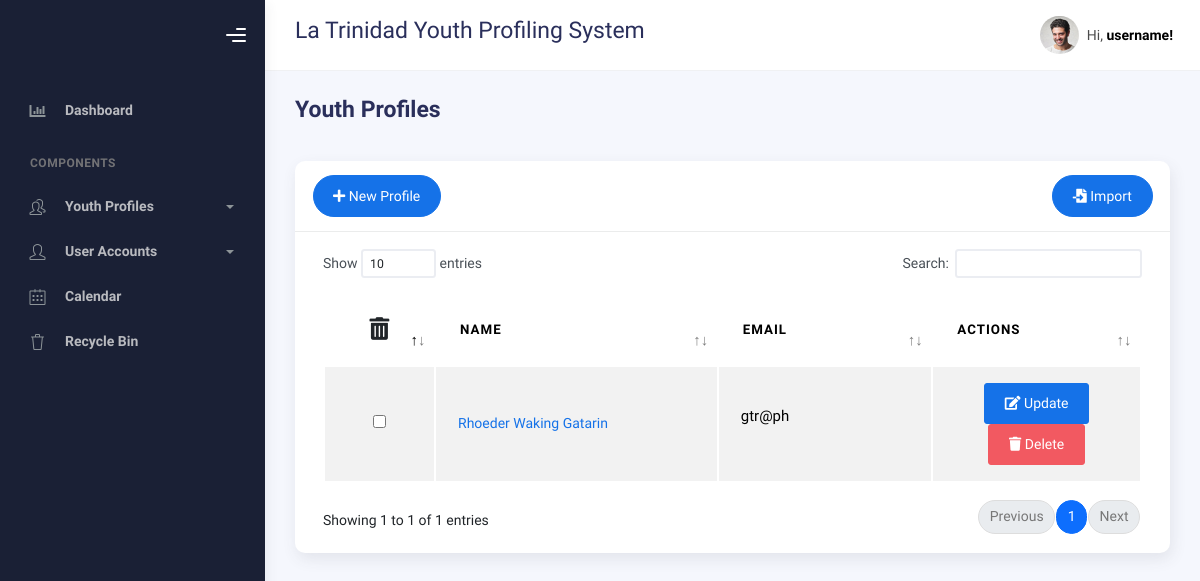
The page /bootstrap/temp_profiles.php on the database as committed earlier.
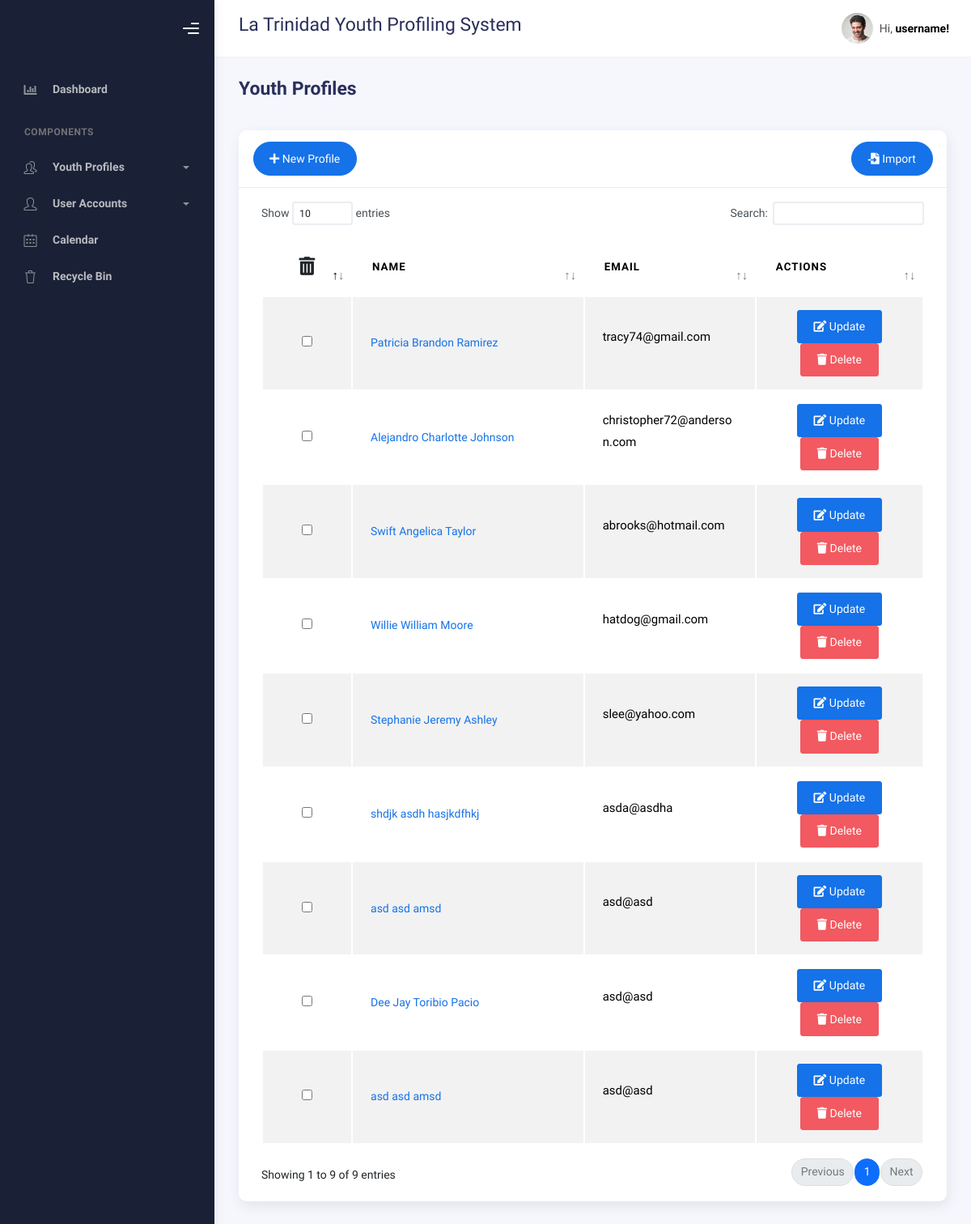
The same page on the database as committed later.
### tables this page shows
CREATE TABLE `profiles` (
  `id` int(11) NOT NULL,
  `lname` varchar(100) DEFAULT NULL,
  `fname` varchar(100) DEFAULT NULL,
  `mname` varchar(100) DEFAULT NULL,
  `suffix` varchar(20) DEFAULT NULL,
  `region` varchar(100) DEFAULT NULL,
  `province` varchar(100) DEFAULT NULL,
  `municipality` varchar(100) DEFAULT NULL,
  `barangay` varchar(100) DEFAULT NULL,
  `purok` varchar(100) DEFAULT NULL,
  `sex` varchar(10) DEFAULT NULL,
  `age` int(11) DEFAULT NULL,
  `email` varchar(100) DEFAULT NULL,
  `birth_month` varchar(20) DEFAULT NULL,
  `birth_day` varchar(20) DEFAULT NULL,
  `birth_year` varchar(20) DEFAULT NULL,
  `contactnumber` varchar(20) DEFAULT NULL,
  `civil_status` varchar(20) DEFAULT NULL,
  `youth_classification` varchar(100) DEFAULT NULL,
  `age_group` varchar(50) DEFAULT NULL,
  `work_status` varchar(50) DEFAULT NULL,
  `educational_background` varchar(50) DEFAULT NULL,
  `register_sk_voter` varchar(50) DEFAULT NULL,
  `voted_last_election` varchar(3) NOT NULL,
  `attended_kk` varchar(3) NOT NULL,
  `times_attended_kk` int(11) DEFAULT NULL,
  `date_created` varchar(50) NOT NULL,
  `barangay_code` varchar(50) DEFAULT NULL
);

### bootstrap/temp_profiles.php (the view, shortened to what the changed rows need)
<?php
include("../conne.php");
?>
<!DOCTYPE html>
<html lang="en">
  <head>
    <link rel="stylesheet" href="assets/css/bootstrap.min.css" />
    <link rel="stylesheet" href="assets/css/plugins.min.css" />
    <link rel="stylesheet" href="assets/css/kaiadmin.min.css" />
  </head>
  <body>
  <div class="wrapper">
      <div class="main-panel">
        <div class="container">
          <div class="page-inner">
            <div class="row">
              <div class="col-md-12">
                <div class="card">
                  <div class="card-body">
                    <div class="table-responsive">
                    <form id="profilesForm" method="POST" action="temp_delete_multiple.php">
                    <table id="basic-datatables" class="display table table-striped table-hover dataTable" role="grid" aria-describedby="basic-datatables_info">
                      <thead>
                          <tr role="row">
                              <th tabindex="0" aria-controls="basic-datatables" rowspan="1" colspan="1" style="width: 30.516px;">
                                <center><button type="d" class="btn btn-default"
                                    onclick="return confirm('Are you sure you want to delete the selected profiles?');">
                                    <i style="font-size: 17pt" class="fa fa-trash-alt"></i>
                                </button></center>
                              </th>
                              <th class="sorting_asc" tabindex="1" aria-controls="basic-datatables" rowspan="1" colspan="1" aria-sort="ascending" aria-label="Name: activate to sort column descending" style="width: 541.766px;">Name</th>
                              <th class="sorting" tabindex="2" aria-controls="basic-datatables" rowspan="1" colspan="1" aria-label="Position: activate to sort column ascending" style="width: 365.516px;">Email</th>
                              <th class="sorting" tabindex="3" aria-controls="basic-datatables" rowspan="1" colspan="1" aria-label="Office: activate to sort column ascending" style="width: 287.266px;">Actions</th>
                      </thead>
                      <?php
                      $recordsPerPage = 20;
                      $currentPage = isset($_GET['page']) ? $_GET['page'] : 1;
                      $offset = ($currentPage - 1) * $recordsPerPage;
                      if (isset($_GET['search'])) {
                          $searchQuery = $_GET['search'];
                          $sql = "SELECT * FROM profiles
                                  WHERE fname LIKE '%$searchQuery%' OR lname LIKE '%$searchQuery%' OR mname LIKE '%$searchQuery%' OR id LIKE '%$searchQuery%' OR email LIKE '%$searchQuery%'
                                  ORDER BY id DESC
                                  LIMIT $recordsPerPage OFFSET $offset";
                      } else {
                          $sql = "SELECT * FROM profiles
                                  ORDER BY id DESC
                                  LIMIT $recordsPerPage OFFSET $offset";
                      }
                      $result = mysqli_query($conn, $sql);
                      if ($result && mysqli_num_rows($result) > 0) {
                      ?>
                        <tbody>
                          <div class="section">
                            <form id="profilesForm" method="POST" action="temp_profiles.php">
                              <?php while ($row = mysqli_fetch_assoc($result)) { ?>
                                <tr>
                                  <td>
                                    <center>
                                      <input type="checkbox" name="selectedProfiles[]" value="<?= $row['id']; ?>">
                                    </center>
                                  </td>
                                  <td>
                                    <a href="#" class="profileNameLink"
                                      data-id="<?= $row['id']; ?>"
                                      data-fullname="<?= $row['fname'] . ' ' . $row['mname'] . ' ' . $row['lname']; ?>"
                                      data-address="<?= $row['region'] . ' ' . $row['province'] . ' ' . $row['municipality'] . ' ' . $row['barangay'] . ' ' . $row['purok']; ?>"
                                      data-sex="<?= $row['sex']; ?>"
                                      data-age="<?= $row['age']; ?>"
                                      data-birthday="<?= $row['birthday']; ?>"
                                      data-youth_with_needs="<?= $row['youth_with_needs']; ?>"
                                      data-email="<?= $row['email']; ?>"
                                      data-contact_number="<?= $row['contactnumber']; ?>"
                                      data-civil_status="<?= $row['civil_status']; ?>"
                                      data-age_group="<?= $row['age_group']; ?>"
                                      data-educational_background="<?= $row['educational_background']; ?>"
                                      data-youth_classification="<?= $row['youth_classification']; ?>"
                                      data-work_status="<?= $row['work_status']; ?>"
                                      data-national_voter="<?= $row['national_voter']; ?>"
                                      data-registered_sk_voter="<?= $row['registered_sk_voter']; ?>"
                                      data-voted_last_election="<?= $row['voted_last_election']; ?>"
                                      data-times_attended="<?= $row['times_attended_kk']; ?>"
                                      data-reason="<?= $row['no_why']; ?>"
                                      data-bs-toggle="modal" data-bs-target="#modal-default"><?= $row['fname'] . ' ' . $row['mname'] . ' ' . $row['lname']; ?></a>
                                  </td>
                                  <td>
                                    <p style="text-transform:lowercase"><?= $row['email']; ?></p>
                                  </td>
                                  <td>
                                    <center>
                                      <a href="temp_update.php?id=<?= $row['id']; ?>" class="btn btn-primary"><i class="fa fa-edit"></i> Update</a>
                                      <a href="temp_delete.php?id=<?= $row['id']; ?>" class="btn btn-danger" onclick="return confirm('Are you sure you want to delete this profile?');"><i class="fa fa-trash"></i> Delete</a>
                                    </center>
                                  </td>
                                </tr>
                              <?php } ?>
                            </form>
                          </div>
                      </tbody>
                      </table>
                  </div>
                </div>
              </div>
            </div>
          </div>
        </div>
      </div>
    </div>
  </body>
</html>
<?php
}
?>

Rows that differ between the two databases and show on the page:
removed profiles: fname "Rhoeder", mname "Waking", lname "Gatarin", email "gtr@ph"
added profiles: fname "Patricia", mname "Brandon", lname "Ramirez", email "tracy74@gmail.com"
added profiles: fname "Alejandro", mname "Charlotte", lname "Johnson", email "christopher72@anderson.com"
added profiles: fname "Swift", mname "Angelica", lname "Taylor", email "abrooks@hotmail.com"
added profiles: fname "Willie", mname "William", lname "Moore", email "hatdog@gmail.com"
added profiles: fname "Stephanie", mname "Jeremy", lname "Ashley", email "slee@yahoo.com"
added profiles: fname "shdjk", mname "asdh", lname "hasjkdfhkj", email "asda@asdha"
added profiles: fname "asd", mname "asd", lname "amsd", email "asd@asd"
added profiles: fname "Dee Jay", mname "Toribio", lname "Pacio", email "asd@asd"
added profiles: fname "asd", mname "asd", lname "amsd", email "asd@asd"
Other text that changed with them:
text written by a page script: "Show entries Search: Showing 1 to 1 of 1 entries Previous 1 Next" → "Show entries Search: Showing 1 to 9 of 9 entries Previous 1 Next"
